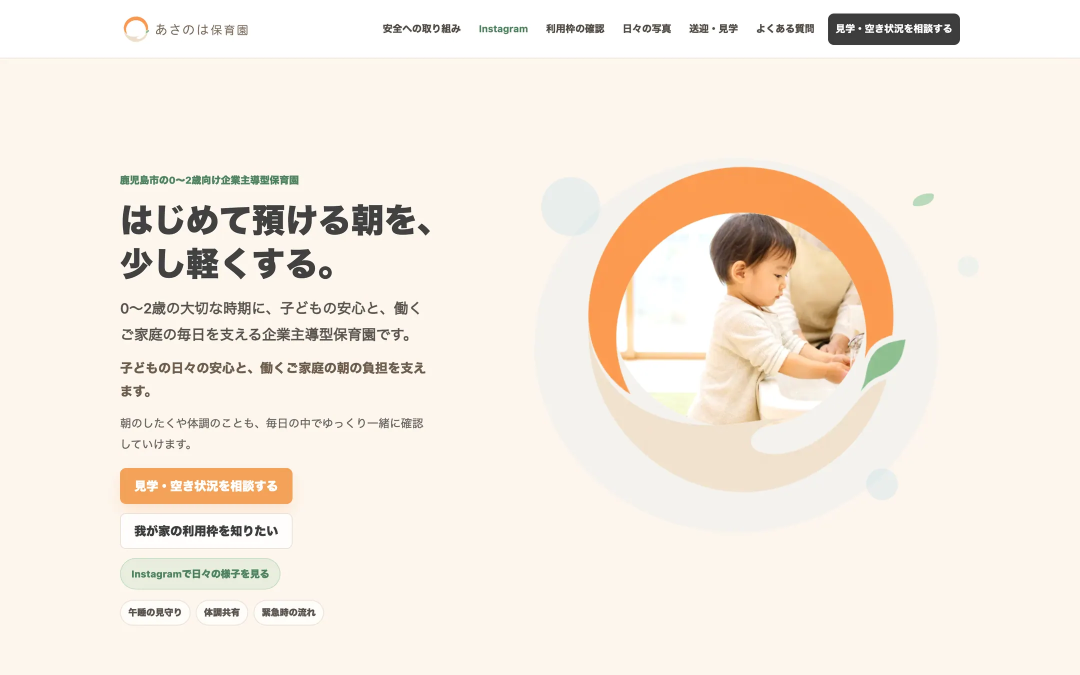
#> input picture assets/img/works/asanoha-nursery/cover-2x.webp, 2160 x 1350 px, given in place of kohaku-to-ao-pc.png, which was not available (shown at 1/2 size)
$ python build_assets.py
#> lines starting #> are read from the running program, lines starting #| are printed output that depends on the picture; pictures that were not available may be replaced by others from this repository, and a replacement may not be noted
"""キャプチャ原本 → 公開用アセット。

- strip: 実物が縦に流れる帯。長すぎるとモバイルSafariがデコードを落とすので
  MAX_TILE_H で縦に分割し、HTML側で隙間なく積む。
- cover: 一覧カード・OGP・WebGLテクスチャ用のファーストビュー。
- 各作品の地色/アクセントを画像からサンプリングして works-colors.json に出す。
"""
import json
import pathlib
from collections import Counter

from PIL import Image

Image.MAX_IMAGE_PIXELS = None

SRC = pathlib.Path("/Users/uedatetsuhisa/Documents/Codex/portfolio-site/_source-captures")
DST = pathlib.Path("/Users/uedatetsuhisa/Documents/Codex/portfolio-site/assets/img/works")

STRIP_W = {"pc": 1000, "sp": 560}
MAX_TILE_H = 7000
COVER_W = 1440
COVER_RATIO = 900 / 1440  # ファーストビューの比率

SLUGS = [
    "kohaku-to-ao",
    "polano-works",
    "ro-fika",
    "yodaka-no-hoshi",
    "asanoha-nursery",
]


def save_strip(src_png, out_dir, prefix, target_w):
    """幅を揃えて縮小し、必要ならタイル分割してWebPで書き出す。"""
#> called with prefix = 'strip-pc', target_w = 1000
    im = Image.open(src_png).convert("RGB")
#> im is the input picture: PIL image 2160x1350 RGB; mean R, G, B 245.2, 236, 225.1
    w, h = im.size
#> w = 2160; h = 1350
    new_h = round(h * target_w / w)
#> new_h = 625
    im = im.resize((target_w, new_h), Image.LANCZOS)
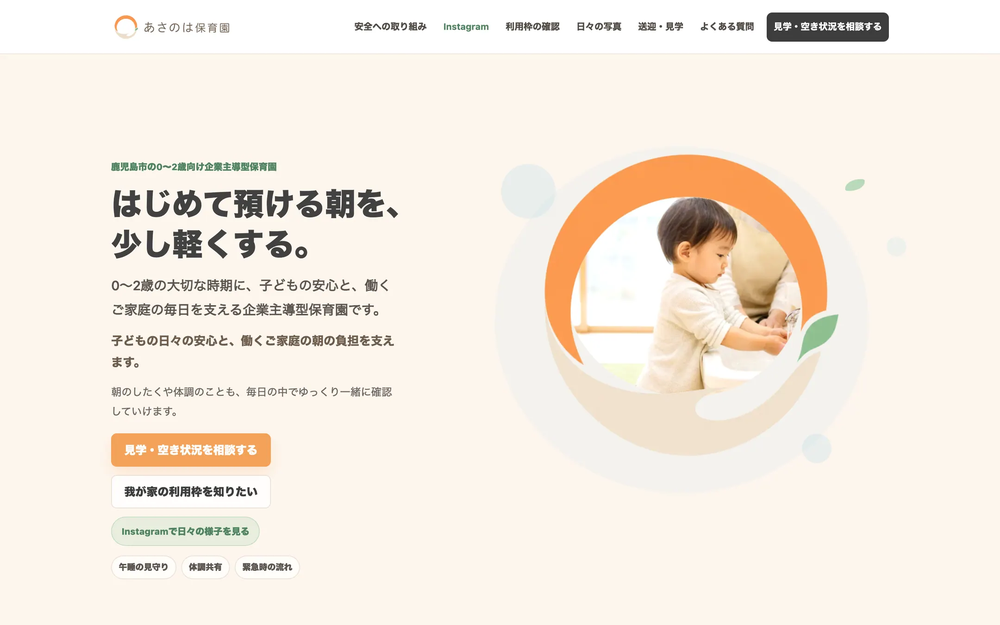
#> im: PIL image 1000x625 RGB; mean R, G, B 245.1, 236, 225.1

    tiles = []
    y = 0
    idx = 0
    while y < new_h:
        bottom = min(y + MAX_TILE_H, new_h)
        tile = im.crop((0, y, target_w, bottom))
        name = f"{prefix}-{idx}.webp"
        tile.save(out_dir / name, "WEBP", quality=72, method=5)
        tiles.append(
            {"src": name, "w": target_w, "h": bottom - y}
        )
        y = bottom
        idx += 1
#> after the loop, idx = 1; tiles = 1 item
    return {"w": target_w, "h": new_h, "tiles": tiles}


def sample_colors(im):
    """ファーストビューから地色と、最も彩度の高い色(=アクセント)を拾う。"""
    small = im.resize((160, 100), Image.LANCZOS).convert("RGB")
    px = list(small.getdata())

    base = Counter((r // 12, g // 12, b // 12) for r, g, b in px).most_common(1)[0][0]
    base_hex = "#%02x%02x%02x" % tuple(min(255, c * 12 + 6) for c in base)

    def vividness(c):
        r, g, b = c
        mx, mn = max(c), min(c)
        if mx == 0:
            return 0
        sat = (mx - mn) / mx
        # 明るすぎ・暗すぎは背景寄りなので落とす
        lum = mx / 255
        return sat * (1 - abs(lum - 0.6))

    accent = max(Counter(px).most_common(400), key=lambda kv: vividness(kv[0]) * (kv[1] ** 0.25))[0]
    accent_hex = "#%02x%02x%02x" % accent

    lum = sum(base) / 3
    return base_hex, accent_hex, "dark" if lum < 128 else "light"


def main():
    colors = {}
    for slug in SLUGS:
        out = DST / slug
        out.mkdir(parents=True, exist_ok=True)
        print(f"[{slug}]", flush=True)

        info = {}
        for label in ("pc", "sp"):
            src = SRC / slug / f"{slug}-{label}.png"
            info[label] = save_strip(src, out, f"strip-{label}", STRIP_W[label])
            n = len(info[label]["tiles"])
#> n = 1
            print(f"  strip-{label}: {info[label]['w']}x{info[label]['h']} / {n}タイル", flush=True)
#|   strip-pc: 1000x625 / 1タイル

        # cover(ファーストビュー)
        pc = Image.open(SRC / slug / f"{slug}-pc.png").convert("RGB")
        fv = pc.crop((0, 0, pc.width, round(pc.width * COVER_RATIO)))
        cover = fv.resize((COVER_W, round(COVER_W * COVER_RATIO)), Image.LANCZOS)
        cover.save(out / "cover.webp", "WEBP", quality=82, method=5)
        cover.save(out / "cover.jpg", "JPEG", quality=84, optimize=True, progressive=True)

        sp = Image.open(SRC / slug / f"{slug}-sp.png").convert("RGB")
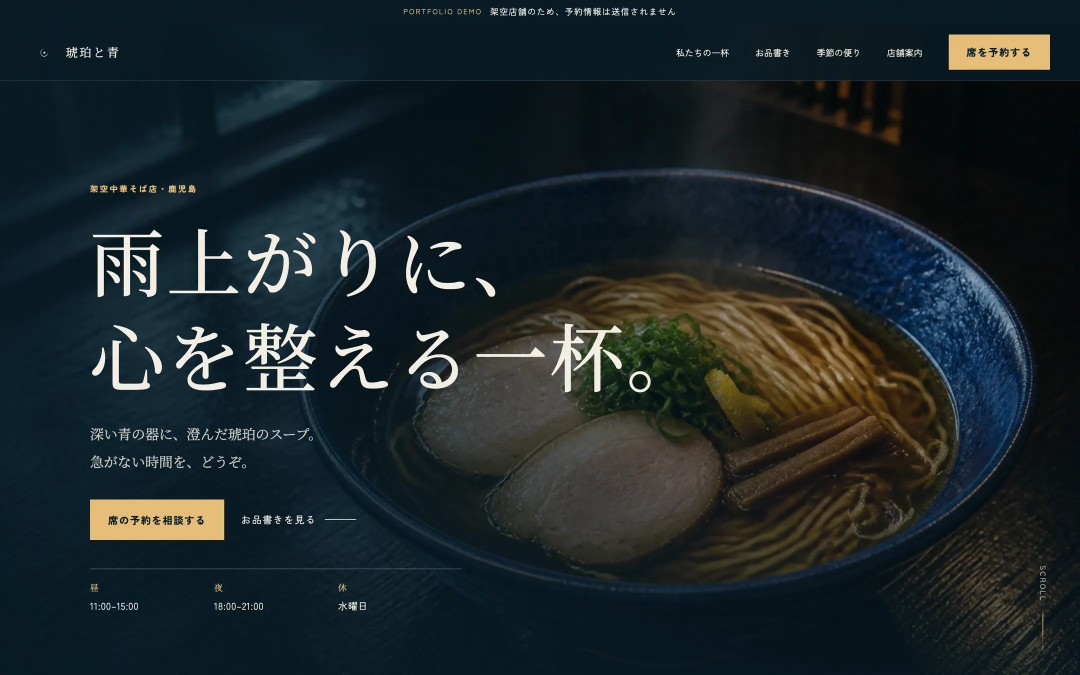
#> sp: PIL image 2160x1350 RGB (shown at 1/2 size); mean R, G, B 28.5, 38.9, 41.6
        sp_fv = sp.crop((0, 0, sp.width, round(sp.width * 844 / 390)))
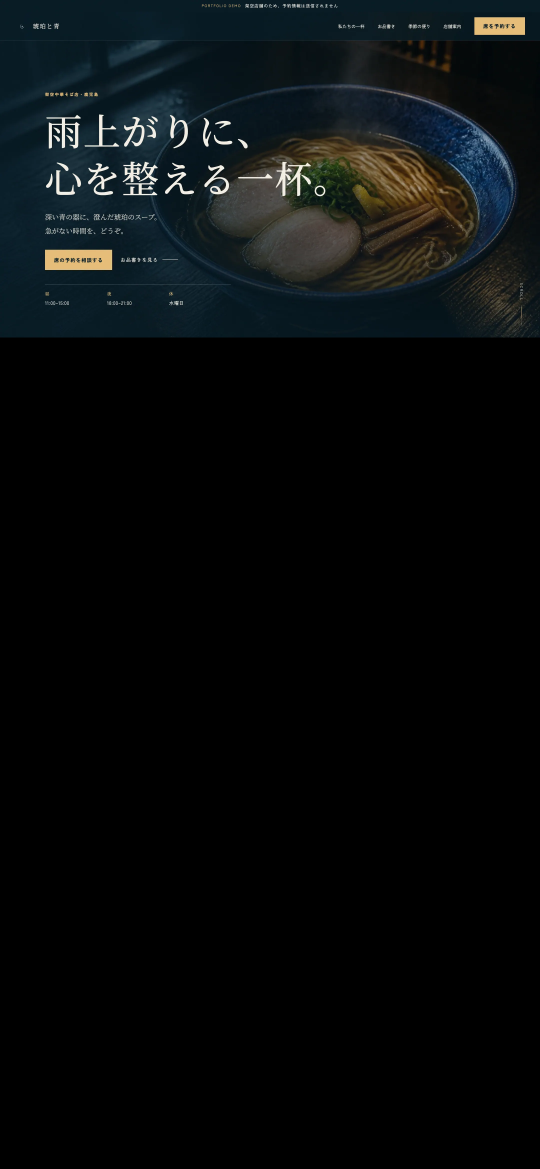
#> sp_fv: PIL image 2160x4674 RGB (shown at 1/4 size); mean R, G, B 8.2, 11.2, 12
        sp_fv.resize((560, round(560 * 844 / 390)), Image.LANCZOS).save(
            out / "cover-sp.webp", "WEBP", quality=82, method=5
        )
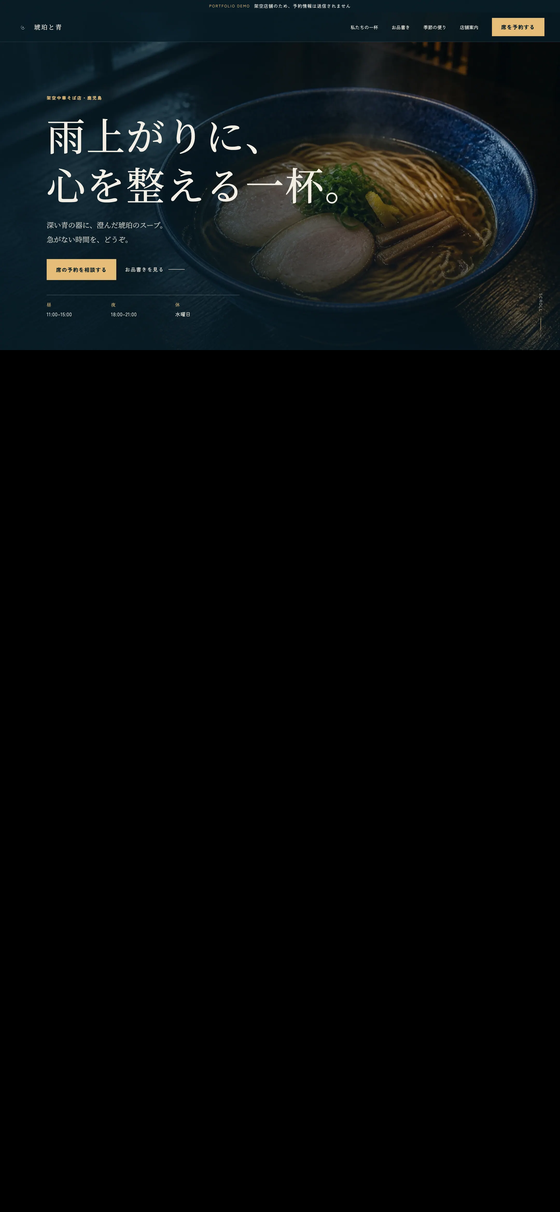
#> saved as cover-sp.webp: PIL image 560x1212 RGB; mean R, G, B 8.2, 11.2, 12

        base_hex, accent_hex, scheme = sample_colors(fv)
#> in sample_colors, `small = im.resize((160, 100), Image.LANCZOS).convert("RGB")`:
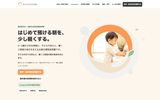
#> small: PIL image 160x100 RGB; mean R, G, B 245, 235.9, 225
#> in sample_colors, `px = list(small.getdata())`: px = 16000 items, first 6: (255, 255, 255), (255, 255, 255), (255, 255, 255), (255, 255, 255), (255, 255, 255), (255, 255, 255)
#> in sample_colors, `base = Counter((r // 12, g // 12, b // 12) for r, g, b in px).most_com..`: base = (21, 20, 19)
#> in sample_colors, `base_hex = "#%02x%02x%02x" % tuple(min(255, c * 12 + 6) for c in base)`: base_hex = '#fff6ea'
#> in sample_colors, `accent = max(Counter(px).most_common(400), key=lambda kv: vividness(kv..`: accent = (252, 155, 81)
#> in sample_colors, `accent_hex = "#%02x%02x%02x" % accent`: accent_hex = '#fc9b51'
#> in sample_colors, `lum = sum(base) / 3`: lum = 20
#> base_hex = '#fff6ea'; accent_hex = '#fc9b51'; scheme = 'dark'
        colors[slug] = {
            "sampledBase": base_hex,
            "sampledAccent": accent_hex,
            "scheme": scheme,
            "strip": info,
        }
        print(f"  base={base_hex} accent={accent_hex} scheme={scheme}", flush=True)
#|   base=#fff6ea accent=#fc9b51 scheme=dark

    (DST / "strips.json").write_text(
        json.dumps(colors, ensure_ascii=False, indent=2), encoding="utf-8"
    )

    total = sum(f.stat().st_size for f in DST.rglob("*") if f.is_file())
    print(f"\n[done] 合計 {total/1024/1024:.1f} MB", flush=True)


if __name__ == "__main__":
#> (the run stopped early here; a loop or call above may not have finished)
